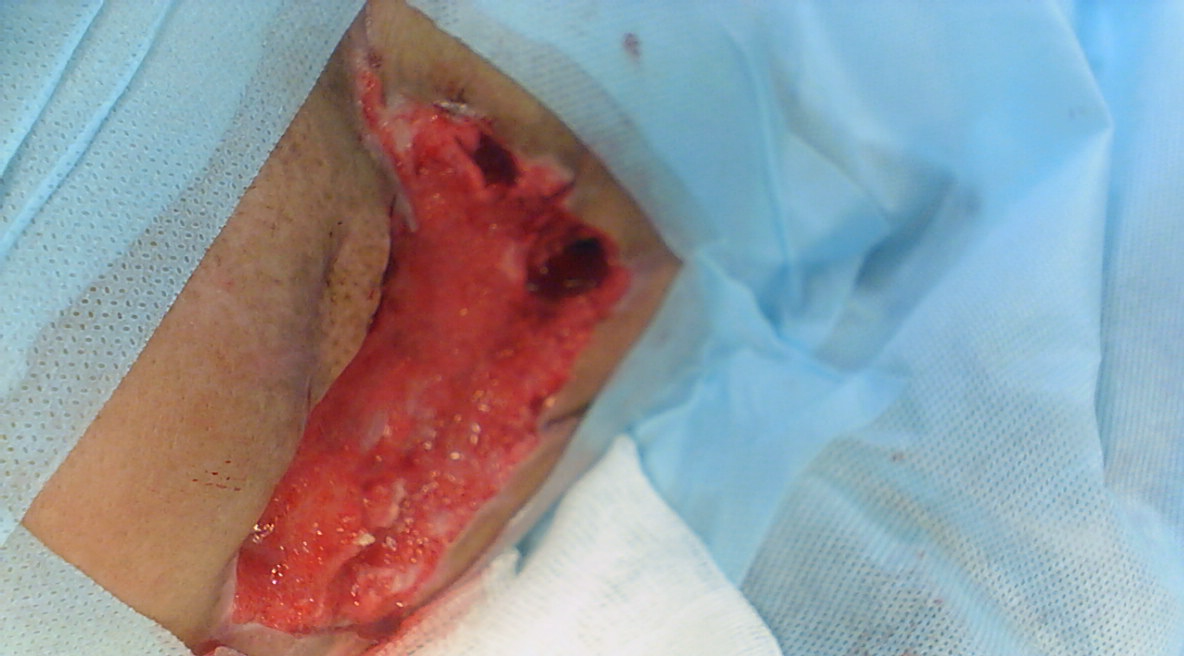
#> input picture dataset/280h.png, 1184 x 656 px, found by its file name
$ jupyter execute --allow-errors laboratory.ipynb   (shell and % lines are left out)
#> lines starting #> are read from the running program, lines starting #| are printed output that depends on the picture
[cell 1]
import ultralytics
ultralytics.checks()
#> (this line was passed over: ultralytics is not available in this run)

[cell 2]
import pandas as pd
import numpy as np
from PIL import Image
import requests
import cv2
from ultralytics import YOLO
from glob import glob
import os

[cell 3]
train_images_path = "/content/drive/MyDrive/inSitu/dataset/train/images"
train_masks_path = "/content/drive/MyDrive/inSitu/dataset/train/masks"
val_images_path = "/content/drive/MyDrive/inSitu/dataset/val/images"
val_masks_path = "/content/drive/MyDrive/inSitu/dataset/val/masks"

[cell 4]
train_images = sorted(glob(os.path.join(train_images_path, "*")))
train_masks = sorted(glob(os.path.join(train_masks_path, "*")))
val_images = sorted(glob(os.path.join(val_images_path, "*")))
val_masks = sorted(glob(os.path.join(val_masks_path, "*")))
print(len(train_images), len(train_masks))

# Сегменатация (дообучаю yolo на датасете с масками)

Создаем текстовые представления для датасета для дообучения

[cell 5]
def mask_to_polygons(mask_path):
    mask = cv2.imread(mask_path, 0)

    _, thresh = cv2.threshold(mask, 127, 255, cv2.THRESH_BINARY)

    contours, _ = cv2.findContours(thresh, cv2.RETR_EXTERNAL, cv2.CHAIN_APPROX_SIMPLE)

    polygons = []
    for contour in contours:
        contour = contour.flatten().tolist()
        polygons.append(contour)

    return polygons

[cell 6]
def normalize_polygon(polygon, img_size):
    img_w, img_h = img_size
    normalized_polygon = []
    for i in range(0, len(polygon), 2):
        x = polygon[i] / img_w
        y = polygon[i + 1] / img_h
        normalized_polygon.append(x)
        normalized_polygon.append(y)
    return normalized_polygon

[cell 7]
train_labels_path = "/content/drive/MyDrive/inSitu/dataset/train/labels/"
val_labels_path = "/content/drive/MyDrive/inSitu/dataset/val/labels/"

[cell 8]
def create_yolo_annotations(image_dir, mask_dir, output_dir, class_id=0):
    i = 0
    for img_file in image_dir:
        if img_file.endswith(".png"):
            img_path = img_file
            mask_path = mask_dir[i]
            label_path = output_dir + img_file.replace('.png', '.txt').split('/')[-1]

            img = cv2.imread(img_file)
            img_h, img_w, _ = img.shape

            polygons = mask_to_polygons(mask_path)
            with open(label_path, 'w') as f:
              for polygon in polygons:
                normalized_polygon = normalize_polygon(polygon, (img_w, img_h))
                f.write(f"{class_id} " + " ".join(map(str, normalized_polygon)) + "\n")
        i += 1

#> (a cell that did not finish here is left out)

#> (a cell that did not finish here is left out)


[cell 11]
train_h = os.path.join('/content/drive/MyDrive/inSitu/dataset/train')
train_h

[cell 12]
def delete_alot_h(h_dir):
    for h_file in h_dir:
        if h_file.endswith(".txt"):
          os.remove(h_file)

[cell 13]
delete_alot_h(train_h)

Подбор гиперпараметров(нужно запустить только 3 ячейки, которые ниже)

[cell 14]
import pandas as pd
import numpy as np
from PIL import Image
import requests
import cv2
from ultralytics import YOLO
from glob import glob
import os

#> (a cell that did not finish here is left out)

Дообучаем модель

#> (a cell that did not finish here is left out)

#> (a cell that did not finish here is left out)

# Визуализация

[cell 18]
colors = [
    (255, 0, 0), (0, 255, 0), (0, 0, 255), (255, 255, 0), (0, 255, 255),
    (255, 0, 255), (192, 192, 192), (128, 128, 128), (128, 0, 0), (128, 128, 0),
    (0, 128, 0), (128, 0, 128), (0, 128, 128), (0, 0, 128), (72, 61, 139),
    (47, 79, 79), (47, 79, 47), (0, 206, 209), (148, 0, 211), (255, 20, 147)
]

def process_image(image_path):
    image = cv2.imread(image_path)
#> image is the input picture: shape (656, 1184, 3); mean B, G, R 157.4, 150.8, 146.3
    image_orig = image.copy()
    h_or, w_or = image.shape[:2]
#> h_or = 656; w_or = 1184
    image = cv2.resize(image, (640, 640))
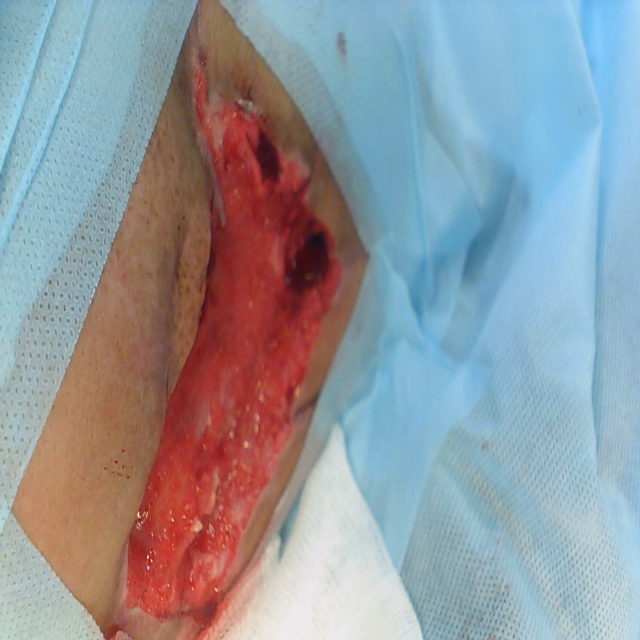
#> image: shape (640, 640, 3); mean B, G, R 157.3, 150.7, 146.2
    results = model_30(image)[0]

    classes_names = results.names
    classes = results.boxes.cls.cpu().numpy()
    masks = results.masks.data.cpu().numpy()


    for i, mask in enumerate(masks):
        color = colors[int(classes[i]) % len(colors)]


        mask_resized = cv2.resize(mask, (w_or, h_or))


        color_mask = np.zeros((h_or, w_or, 3), dtype=np.uint8)
        color_mask[mask_resized > 0] = color


        mask_filename = '/content/drive/MyDrive/inSitu/results/' + os.path.splitext(os.path.basename(image_path))[0] + f"_{classes_names[classes[i]]}_{i}.png"
        cv2.imwrite(mask_filename, color_mask)

        image_orig = cv2.addWeighted(image_orig, 1.0, color_mask, 0.5, 0)


    new_image_path = '/content/drive/MyDrive/inSitu/results/' + os.path.splitext(os.path.basename(image_path))[0] + '_segmented' + os.path.splitext(image_path)[1]
    cv2.imwrite(new_image_path, image_orig)
    print(f"Segmented image saved to {new_image_path}")

#> (the rest of this cell did not finish here and is left out)

#> (a cell that did not finish here is left out)

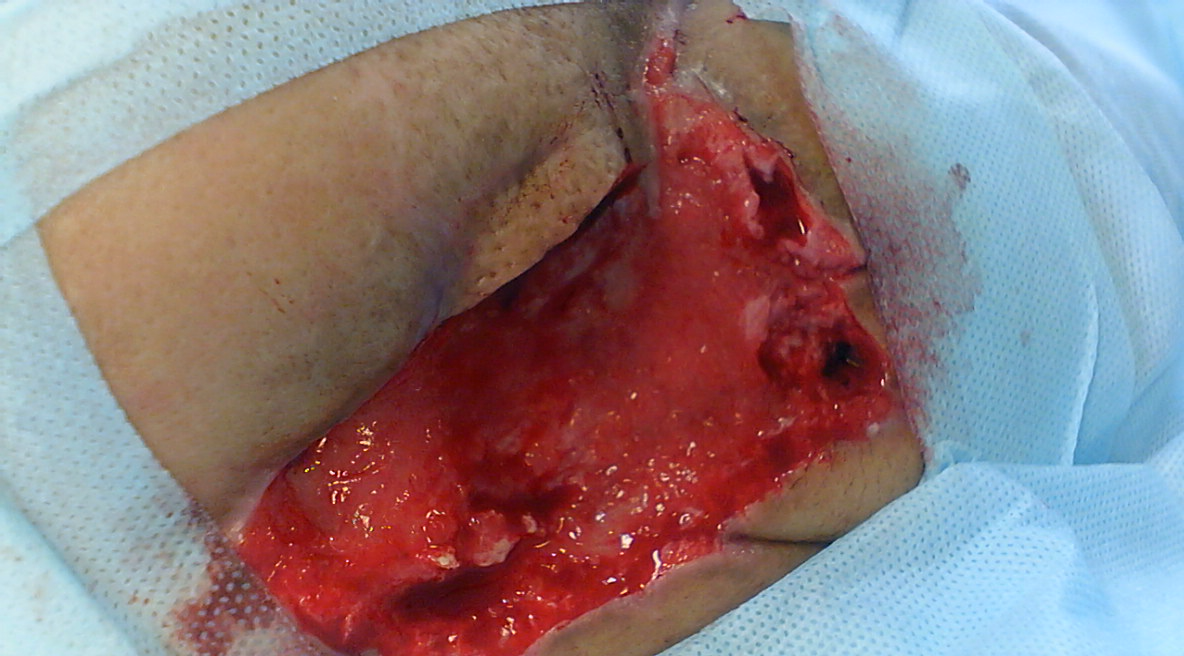
#> input picture dataset/250h.png, 1184 x 656 px, found by its file name
#> in process_image, image is the input picture: shape (656, 1184, 3); mean B, G, R 125.1, 122.6, 140.2
#> in process_image (call 2), `image = cv2.resize(image, (640, 640))`:
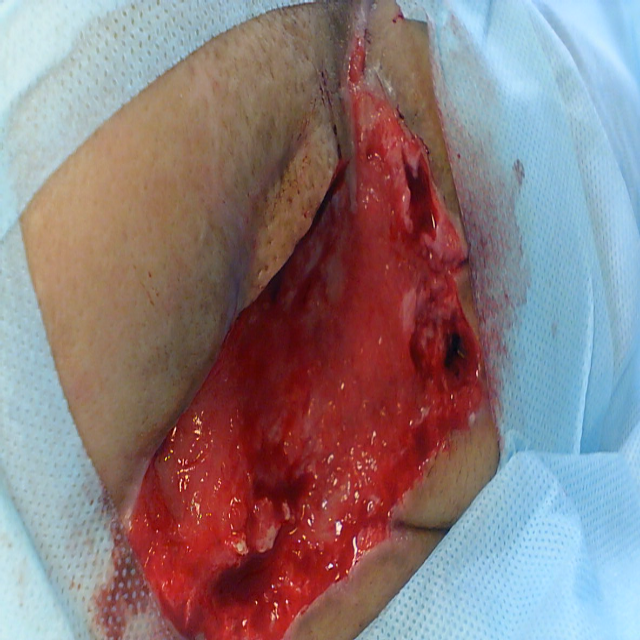
#> image: shape (640, 640, 3); mean B, G, R 124.9, 122.5, 140

#> (a cell that did not finish here is left out)

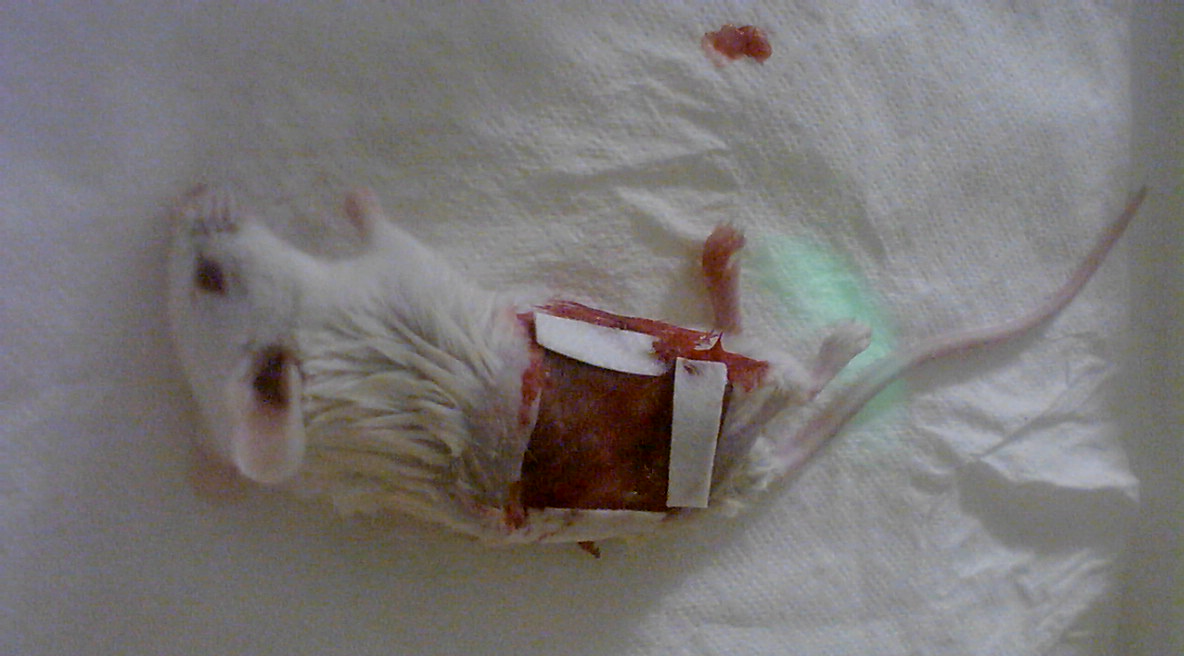
#> input picture dataset/250m.png, 1184 x 656 px, found by its file name
#> in process_image, image is the input picture: shape (656, 1184, 3); mean B, G, R 118.2, 118.3, 121.7
#> in process_image (call 3), `image = cv2.resize(image, (640, 640))`:
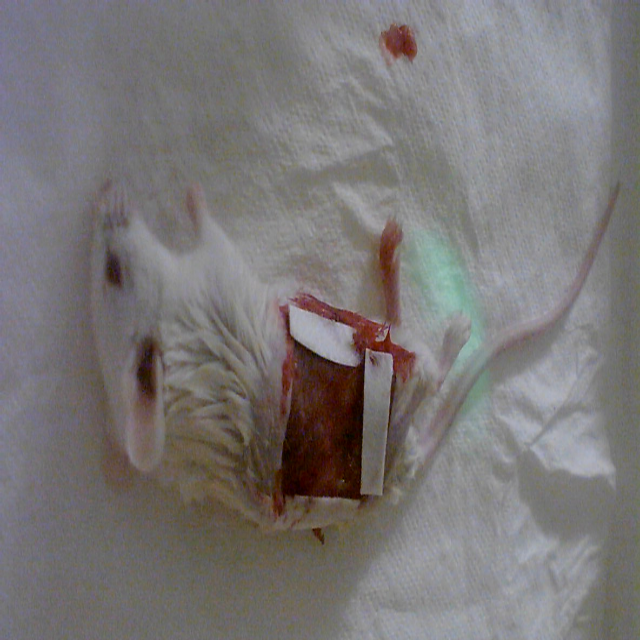
#> image: shape (640, 640, 3); mean B, G, R 118, 118.2, 121.6

#> (a cell that did not finish here is left out)

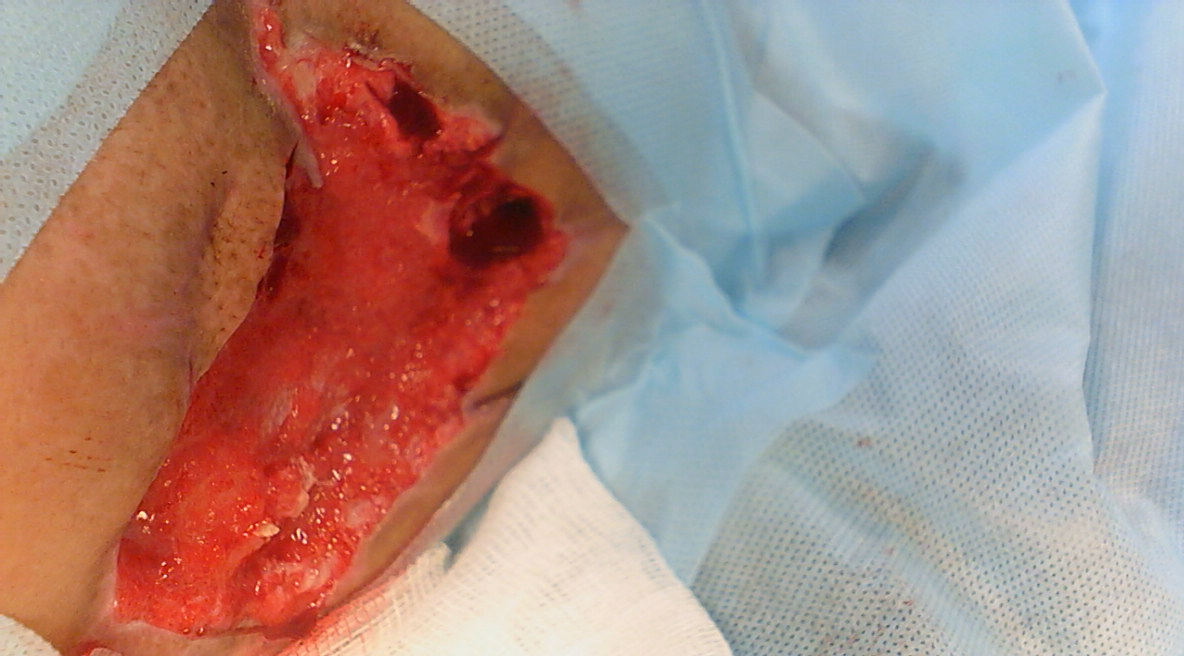
#> input picture dataset/350h.png, 1184 x 656 px, found by its file name
#> in process_image, image is the input picture: shape (656, 1184, 3); mean B, G, R 131.5, 138.8, 167.7
#> in process_image (call 4), `image = cv2.resize(image, (640, 640))`:
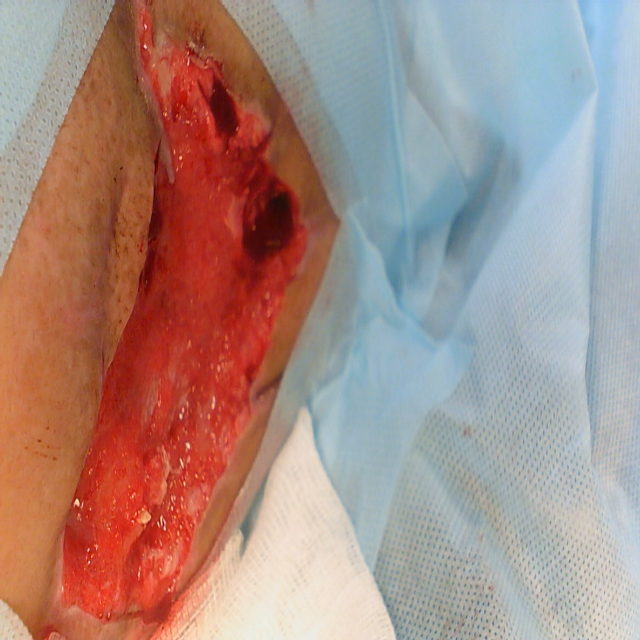
#> image: shape (640, 640, 3); mean B, G, R 131.4, 138.7, 167.6
